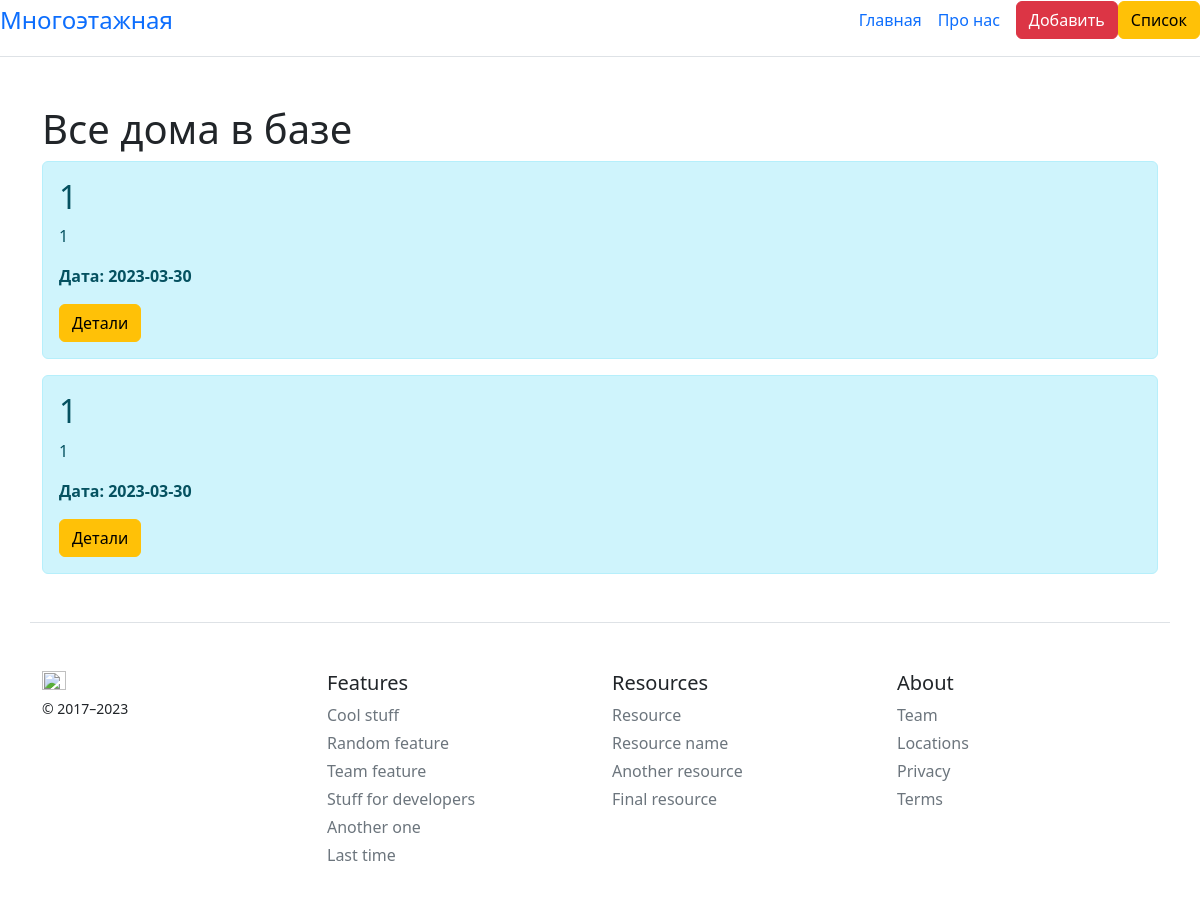
Before: / with the older database file.
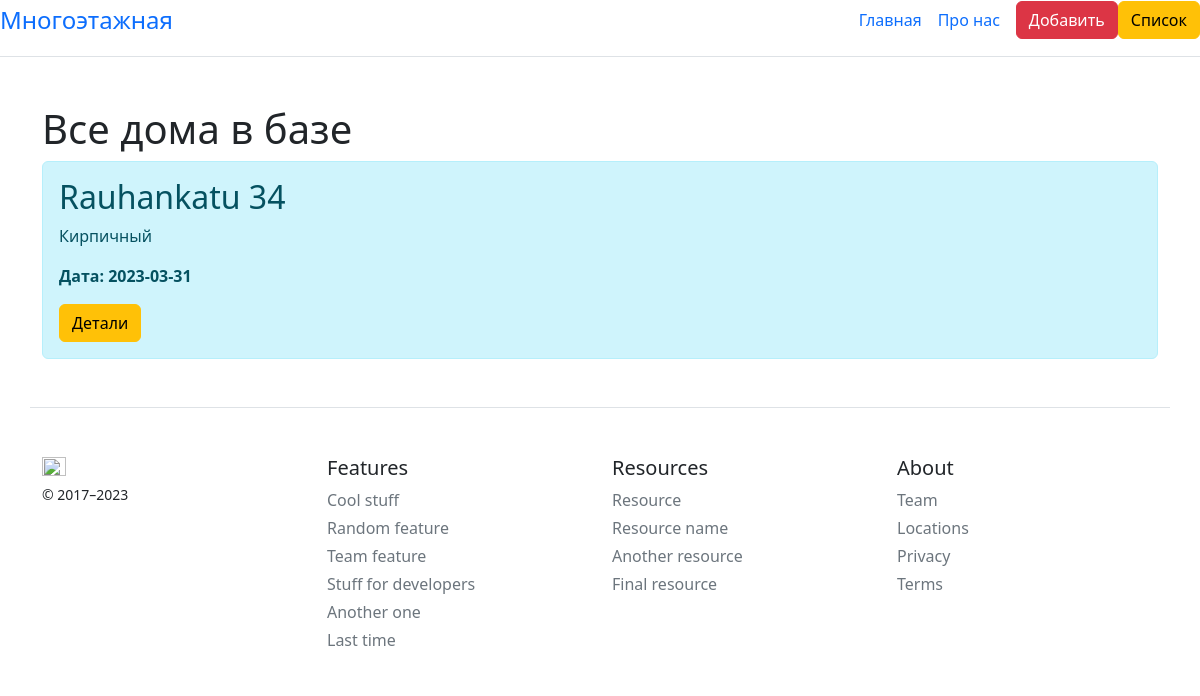
After: the same page with the newer database file.
### main.py (models this page shows, shortened)
class Home(db.Model):
    id = db.Column(db.Integer, primary_key=True)
    year = db.Column(db.Integer, nullable=False)
    adress = db.Column(db.String(300), nullable=False)
    type = db.Column(db.String(100), nullable=False)
    floor = db.Column(db.Integer, nullable=False)
    porch = db.Column(db.Integer, nullable=False)
    filename = db.Column(db.String(300))
    image = db.Column(db.LargeBinary)
    date = db.Column(db.DateTime, default=datetime.utcnow)

### main.py (the view)
@app.route('/posts')
@app.route('/')
def posts():
    homelist = Home.query.order_by(Home.date.desc()).all()
    return render_template("posts.html", homelist=homelist)

### templates/posts.html (shortened to what this page needs)
{% extends 'base.html' %}
{% block body %}
<div class="container mt-5">
  <h1>Все дома в базе</h1>
  {% if homelist|length >0 %}
  {% for el in homelist %}
  <div class="alert alert-info">
      <h2>{{ el.adress }}</h2>
      <p>{{ el.type }}</p>
      <p><b>Дата: {{ el.date.date() }}</b></p>
    <a href="/posts/{{ el.id }}" class="btn btn-warning">Детали</a>
  </div>
  {% endfor %}
  {% else %}
    <p>Данных пока нет</p>
    {% endif %}
  </div>
{% endblock %}

### templates/base.html (shortened to what this page needs)
<!doctype html>
<html lang="ru">
<head>
    <link rel="stylesheet" href="{{ url_for('static', filename='css/main.css') }}">
    <link rel="stylesheet" href="https://cdn.jsdelivr.net/npm/bootstrap@5.2.3/dist/css/bootstrap.min.css">
</head>
<body>
    <div class="d-flex flex-column flex-md-row align-items-center pb-3 mb-4 border-bottom">
      <a href="/" class="d-flex align-items-center link-body-emphasis text-decoration-none">
        <span class="fs-4">Многоэтажная</span>
      </a>
      <nav class="d-inline-flex mt-2 mt-md-0 ms-md-auto">
        <a class="me-3 py-2 link-body-emphasis text-decoration-none" href="/">Главная</a>
        <a class="me-3 py-2 link-body-emphasis text-decoration-none" href="/about">Про нас</a>
      </nav>
        <a class="btn btn-danger" href="/AddHome">Добавить</a>
        <a class="btn btn-warning" href="/posts">Список</a>
    </div>
    {% block body %}{% endblock %}
<footer class="container pt-4 my-md-5 pt-md-5 border-top">
    <div class="row">
      <div class="col-12 col-md">
        <img class="mb-2" src="/docs/5.3/assets/brand/bootstrap-logo.svg" alt="" width="24" height="19">
        <small class="d-block mb-3 text-body-secondary">© 2017–2023</small>
      </div>
      <div class="col-6 col-md">
        <h5>Features</h5>
        <ul class="list-unstyled text-small">
          <li class="mb-1"><a class="link-secondary text-decoration-none" href="#">Cool stuff</a></li>
          <li class="mb-1"><a class="link-secondary text-decoration-none" href="#">Random feature</a></li>
          <li class="mb-1"><a class="link-secondary text-decoration-none" href="#">Team feature</a></li>
          <li class="mb-1"><a class="link-secondary text-decoration-none" href="#">Stuff for developers</a></li>
          <li class="mb-1"><a class="link-secondary text-decoration-none" href="#">Another one</a></li>
          <li class="mb-1"><a class="link-secondary text-decoration-none" href="#">Last time</a></li>
        </ul>
      </div>
      <div class="col-6 col-md">
        <h5>Resources</h5>
        <ul class="list-unstyled text-small">
          <li class="mb-1"><a class="link-secondary text-decoration-none" href="#">Resource</a></li>
          <li class="mb-1"><a class="link-secondary text-decoration-none" href="#">Resource name</a></li>
          <li class="mb-1"><a class="link-secondary text-decoration-none" href="#">Another resource</a></li>
          <li class="mb-1"><a class="link-secondary text-decoration-none" href="#">Final resource</a></li>
        </ul>
      </div>
      <div class="col-6 col-md">
        <h5>About</h5>
        <ul class="list-unstyled text-small">
          <li class="mb-1"><a class="link-secondary text-decoration-none" href="#">Team</a></li>
          <li class="mb-1"><a class="link-secondary text-decoration-none" href="#">Locations</a></li>
          <li class="mb-1"><a class="link-secondary text-decoration-none" href="#">Privacy</a></li>
          <li class="mb-1"><a class="link-secondary text-decoration-none" href="#">Terms</a></li>
        </ul>
      </div>
    </div>
  </footer>
</body>
</html>

Changed rows visible on the page:
removed Home: adress "1", type "1", date "2023-03-30"
removed Home: adress "1", type "1", date "2023-03-30"
added Home: adress "Rauhankatu 34", type "Кирпичный", date "2023-03-31"
